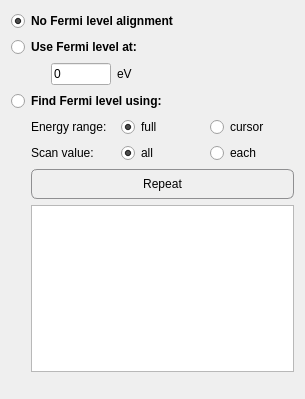
         <widget class="QWidget" name="FermiLevelPage">
          <property name="geometry">
           <rect>
            <x>0</x>
            <y>0</y>
            <width>305</width>
            <height>399</height>
           </rect>
          </property>
          <attribute name="label">
           <string> ▶  Fermi level alignment</string>
          </attribute>
          <layout class="QVBoxLayout" name="verticalLayout_3">
           <item>
            <widget class="QRadioButton" name="qrb_ef_no">
             <property name="sizePolicy">
              <sizepolicy hsizetype="Minimum" vsizetype="Fixed">
               <horstretch>0</horstretch>
               <verstretch>0</verstretch>
              </sizepolicy>
             </property>
             <property name="font">
              <font>
               <pointsize>9</pointsize>
               <weight>75</weight>
               <bold>true</bold>
              </font>
             </property>
             <property name="text">
              <string>No Fermi level alignment</string>
             </property>
             <property name="checked">
              <bool>true</bool>
             </property>
             <attribute name="buttonGroup">
              <string notr="true">qbg_ef_activate</string>
             </attribute>
            </widget>
           </item>
           <item>
            <widget class="QRadioButton" name="qrb_ef_val">
             <property name="font">
              <font>
               <pointsize>9</pointsize>
               <weight>75</weight>
               <bold>true</bold>
              </font>
             </property>
             <property name="text">
              <string>Use Fermi level at:</string>
             </property>
             <attribute name="buttonGroup">
              <string notr="true">qbg_ef_activate</string>
             </attribute>
            </widget>
           </item>
           <item>
            <layout class="QHBoxLayout" name="horizontalLayout">
             <property name="leftMargin">
              <number>40</number>
             </property>
             <property name="topMargin">
              <number>0</number>
             </property>
             <item>
              <widget class="QLineEdit" name="qle_ef_val">
               <property name="sizePolicy">
                <sizepolicy hsizetype="Minimum" vsizetype="Fixed">
                 <horstretch>0</horstretch>
                 <verstretch>0</verstretch>
                </sizepolicy>
               </property>
               <property name="minimumSize">
                <size>
                 <width>40</width>
                 <height>0</height>
                </size>
               </property>
               <property name="maximumSize">
                <size>
                 <width>60</width>
                 <height>16777215</height>
                </size>
               </property>
               <property name="text">
                <string>0</string>
               </property>
               <property name="maxLength">
                <number>32757</number>
               </property>
              </widget>
             </item>
             <item>
              <widget class="QLabel" name="label_19">
               <property name="text">
                <string>eV</string>
               </property>
              </widget>
             </item>
            </layout>
           </item>
           <item>
            <widget class="QRadioButton" name="qrb_ef_yes">
             <property name="font">
              <font>
               <pointsize>9</pointsize>
               <weight>75</weight>
               <bold>true</bold>
              </font>
             </property>
             <property name="text">
              <string>Find Fermi level using:</string>
             </property>
             <attribute name="buttonGroup">
              <string notr="true">qbg_ef_activate</string>
             </attribute>
            </widget>
           </item>
           <item>
            <layout class="QVBoxLayout" name="verticalLayout_5">
             <property name="leftMargin">
              <number>20</number>
             </property>
             <property name="topMargin">
              <number>0</number>
             </property>
             <property name="bottomMargin">
              <number>0</number>
             </property>
             <item>
              <layout class="QGridLayout" name="gridLayout_4">
               <property name="leftMargin">
                <number>0</number>
               </property>
               <property name="topMargin">
                <number>0</number>
               </property>
               <item row="1" column="2">
                <widget class="QRadioButton" name="qrb_yes_each_s">
                 <property name="enabled">
                  <bool>true</bool>
                 </property>
                 <property name="text">
                  <string>each</string>
                 </property>
                 <attribute name="buttonGroup">
                  <string notr="true">qbg_ef_each_s</string>
                 </attribute>
                </widget>
               </item>
               <item row="0" column="1">
                <widget class="QRadioButton" name="qrb_range_full">
                 <property name="enabled">
                  <bool>true</bool>
                 </property>
                 <property name="text">
                  <string>full</string>
                 </property>
                 <property name="checked">
                  <bool>true</bool>
                 </property>
                 <attribute name="buttonGroup">
                  <string notr="true">qbg_ef_range</string>
                 </attribute>
                </widget>
               </item>
               <item row="1" column="1">
                <widget class="QRadioButton" name="qrb_no_each_s">
                 <property name="enabled">
                  <bool>true</bool>
                 </property>
                 <property name="text">
                  <string>all</string>
                 </property>
                 <property name="checked">
                  <bool>true</bool>
                 </property>
                 <attribute name="buttonGroup">
                  <string notr="true">qbg_ef_each_s</string>
                 </attribute>
                </widget>
               </item>
               <item row="0" column="0">
                <widget class="QLabel" name="label_10">
                 <property name="sizePolicy">
                  <sizepolicy hsizetype="Minimum" vsizetype="Preferred">
                   <horstretch>0</horstretch>
                   <verstretch>0</verstretch>
                  </sizepolicy>
                 </property>
                 <property name="text">
                  <string>Energy range:</string>
                 </property>
                </widget>
               </item>
               <item row="1" column="0">
                <widget class="QLabel" name="label_15">
                 <property name="enabled">
                  <bool>true</bool>
                 </property>
                 <property name="sizePolicy">
                  <sizepolicy hsizetype="Minimum" vsizetype="Preferred">
                   <horstretch>0</horstretch>
                   <verstretch>0</verstretch>
                  </sizepolicy>
                 </property>
                 <property name="text">
                  <string>Scan value:</string>
                 </property>
                </widget>
               </item>
               <item row="0" column="2">
                <widget class="QRadioButton" name="qrb_range_cursor">
                 <property name="enabled">
                  <bool>true</bool>
                 </property>
                 <property name="text">
                  <string>cursor</string>
                 </property>
                 <attribute name="buttonGroup">
                  <string notr="true">qbg_ef_range</string>
                 </attribute>
                </widget>
               </item>
              </layout>
             </item>
             <item>
              <widget class="QPushButton" name="qrb_ef_update">
               <property name="sizePolicy">
                <sizepolicy hsizetype="MinimumExpanding" vsizetype="Minimum">
                 <horstretch>0</horstretch>
                 <verstretch>0</verstretch>
                </sizepolicy>
               </property>
               <property name="minimumSize">
                <size>
                 <width>0</width>
                 <height>30</height>
                </size>
               </property>
               <property name="autoFillBackground">
                <bool>false</bool>
               </property>
               <property name="styleSheet">
                <string notr="true">#qrb_ef_update {
border: 1px solid #8f8f91;
background-color: qlineargradient(spread:pad, x1:0, y1:0, x2:0, y2:1,
stop:0 rgba(232, 255, 230, 255), stop:0.5 rgba(197, 235, 186, 255), stop:1 rgba(117, 158, 108, 255));
border-radius: 6px;
font: 12px;
}

#qrb_ef_update:pressed {
background-color: qlineargradient(spread:pad, x1:0, y1:0, x2:0, y2:1,
stop:0 rgba(117, 158, 108, 255), stop:0.5 rgba(197, 235, 186, 255), stop:1 rgba(232, 255, 230, 255));
}</string>
               </property>
               <property name="text">
                <string>Repeat</string>
               </property>
               <property name="autoDefault">
                <bool>false</bool>
               </property>
               <property name="default">
                <bool>false</bool>
               </property>
               <property name="flat">
                <bool>false</bool>
               </property>
              </widget>
             </item>
             <item>
              <widget class="QTextEdit" name="qte_fermi">
               <property name="readOnly">
                <bool>true</bool>
               </property>
              </widget>
             </item>
            </layout>
           </item>
           <item>
            <spacer name="verticalSpacer_2">
             <property name="orientation">
              <enum>Qt::Vertical</enum>
             </property>
             <property name="sizeHint" stdset="0">
              <size>
               <width>20</width>
               <height>40</height>
              </size>
             </property>
            </spacer>
           </item>
          </layout>
         </widget>
